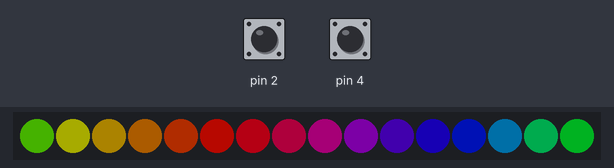
The sketch below on a simulated Arduino Uno, built with avr-gcc and run on an emulated ATmega328P. Shown: 16 RGB LEDs in strip order, left to right. Inputs (shaded band) come from the test bench; at power-on: pin 4 HIGH, pin 2 HIGH. Dim RGB values are drawn brighter than linear.

Above: at 1.25 s.
1.3 s: pin 4 pulled LOW for 0.15 s
At 1.6 s:
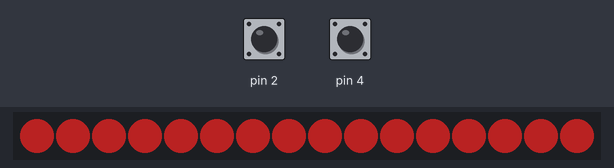
2.9 s: pin 4 pulled LOW for 1 s
At 4.3 s:
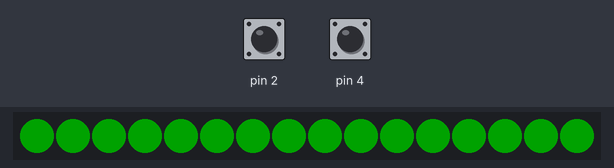
6.9 s: pin 4 pulled LOW for 3.2 s
At 11.2 s:
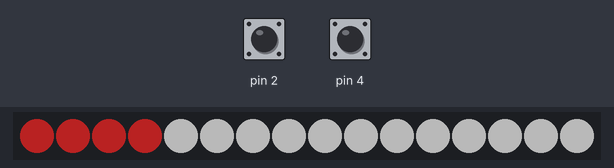
11.6 s: pin 4 pulled LOW for 3.2 s
At 14.0 s:
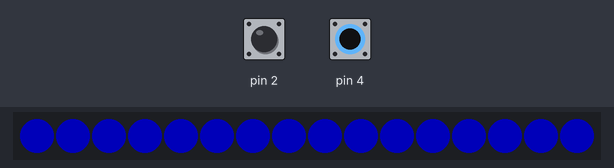
15.4 s: pin 2 pulled LOW for 0.15 s
At 15.67 s:
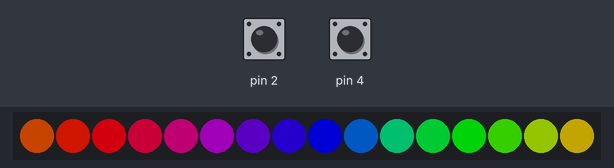
16.1 s: pin 2 pulled LOW for 1 s
At 16.57 s:
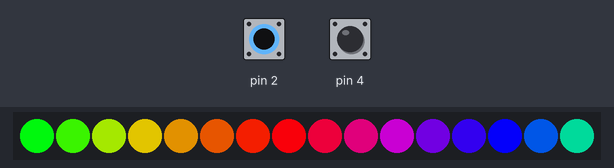
Timing chart, 0 to 19.1 s (numbered marks = the images above; inputs shaded):
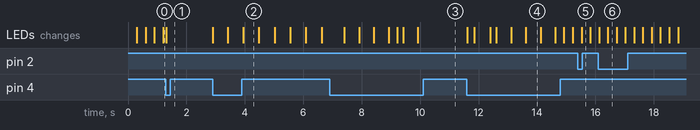

The sketch:

nollbricka.ino
```cpp
/* rainbow_wave

By: Andrew Tuline

Date: Jan, 2020

A very simple rainbow wave and rainbow march using FastLED. That being said, I wouldn't normally use
the fill_rainbow function in production code. Rather, I would use palettes.

*/


#define FASTLED_ALLOW_INTERRUPTS 0                            // Used for ESP8266.
#include "FastLED.h"                                          // FastLED library.

#if FASTLED_VERSION < 3001000
#error "Requires FastLED 3.1 or later; check github for latest code."
#endif

// Fixed definitions cannot change on the fly.
#define LED_DT 0                                             // Serial data pin
#define LED_CK 11                                             // Clock pin for WS2801 or APA102
#define COLOR_ORDER GRB                                       // It's GRB for WS2812B and GBR for APA102
#define LED_TYPE WS2812                                       // What kind of strip are you using (APA102, WS2801 or WS2812B)?
#define NUM_LEDS 16                                        // Number of LED's

// Initialize changeable global variables.
uint8_t max_bright = 70;                                     // Overall brightness definition. It can be changed on the fly.

struct CRGB leds[NUM_LEDS];                                   // Initialize our LED array.

int x = 0;
int y = 0;
int mode = 0;
int z = 0;

void setup() {


  LEDS.addLeds<LED_TYPE, LED_DT, COLOR_ORDER>(leds, NUM_LEDS);         // For WS2812B
//  LEDS.addLeds<LED_TYPE, LED_DT, LED_CK, COLOR_ORDER>(leds, NUM_LEDS);   // For APA102 or WS2801

  FastLED.setBrightness(max_bright);
  FastLED.setMaxPowerInVoltsAndMilliamps(5, 1000);              // FastLED power management set at 5V, 500mA

  pinMode(2, INPUT_PULLUP);
  pinMode(4, INPUT_PULLUP);


} // setup()


uint8_t gCurrentPatternNumber = 0; // Index number of which pattern is current
uint8_t gHue = 0; // rotating "base color" used by many of the patterns

void loop () {


  if (digitalRead(2) == 0){
    x++;
    if(x == 1){
      if(max_bright>200){
        max_bright = 20;
        FastLED.setBrightness(max_bright);
      }
      else{
        max_bright = max_bright * 1.88;
        FastLED.setBrightness(max_bright);
      }
    }
    else if(x > 200){
      x = 0;
    }
  }
  if (digitalRead(2) == 1){
    x = 0;
  }


  if (digitalRead(4) == 0){
      y++;
      if(y == 1){
        if(mode>6){
          mode = 0;
        }
        else{
          mode ++;
        }
      }
      else if(y > 200){
        y = 0;
      }
    }
    if (digitalRead(4) == 1){
      y = 0;
    }


  if (mode == 0){
    rainbow_wave(20, -15);                                      // Speed, delta hue values.
  }
  if (mode == 2){
    for (int i = 4; i < 16; i++){
      leds[i] = CRGB::White;
    }
    for (int i = 0; i < 4; i++){
      leds[i] = CRGB(255, 50, 50);
    }
  }
  if (mode == 1){
    fill_solid( leds, NUM_LEDS, CRGB(255, 50, 50));
  }
  if (mode == 3){
    delay(1);
    z ++;

    if(z < 107){
    fill_solid( leds, NUM_LEDS, CRGB::Red);
    FastLED.show();
    } else if(z<214){
      fill_solid( leds, NUM_LEDS, CRGB::Green);
      FastLED.show();
    }else{
      fill_solid( leds, NUM_LEDS, CRGB::Blue);
      FastLED.show();
      if(z>321){
        z = 0;
      }
    }
  }
  if (mode == 4){
    fill_solid( leds, NUM_LEDS, CRGB::Red);
  }
  if (mode == 5){
    fill_solid( leds, NUM_LEDS, CRGB::Green);
  }
  if (mode == 6){
    fill_solid( leds, NUM_LEDS, CRGB::Blue);
  }
  if (mode == 7){
    fill_solid( leds, NUM_LEDS, CRGB::White);
  }

  FastLED.show();

} // loop()


void rainbow_wave(uint8_t thisSpeed, uint8_t deltaHue) {     // The fill_rainbow call doesn't support brightness levels.

// uint8_t thisHue = beatsin8(thisSpeed,0,255);                // A simple rainbow wave.
 uint8_t thisHue = beat8(thisSpeed,255);                     // A simple rainbow march.

 fill_rainbow(leds, NUM_LEDS, thisHue, deltaHue);            // Use FastLED's fill_rainbow routine.

} // rainbow_wave()
```

Measured:
- after the input at 1.3 s, the LEDs: change at once (image 1)
- after the input at 2.9 s, the LEDs: first change at once (image 2 shows a later state)
- after the input at 11.6 s, the LEDs: first change at once (image 4 shows a later state)
- what the display in image 2 shows lasts 0.6 s, from 3.9 s to 4.5 s
